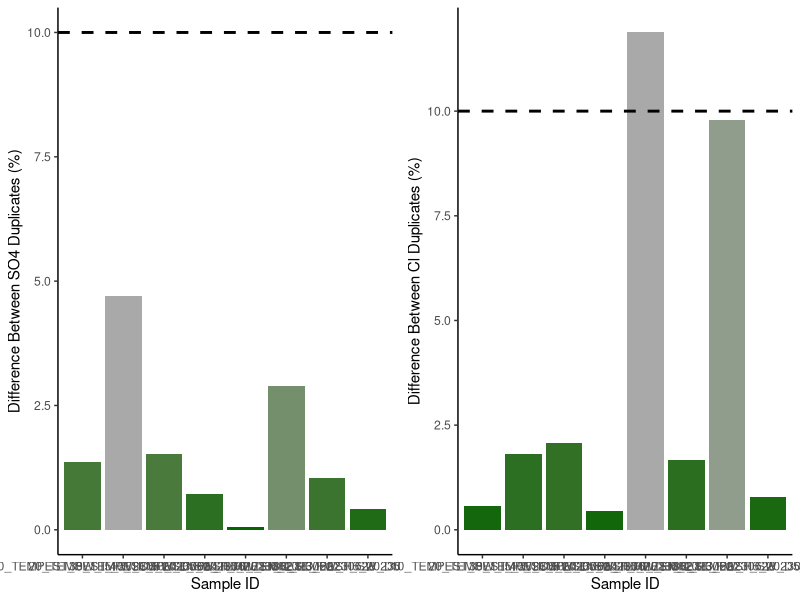
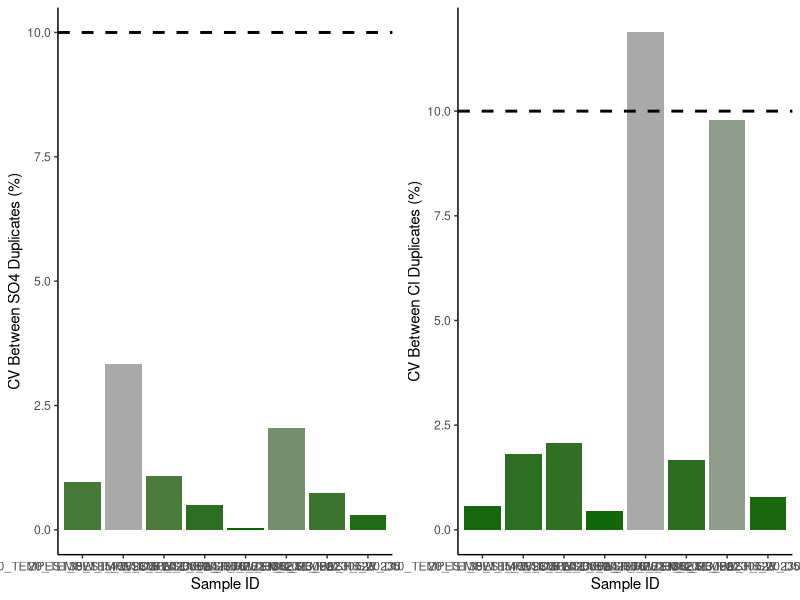
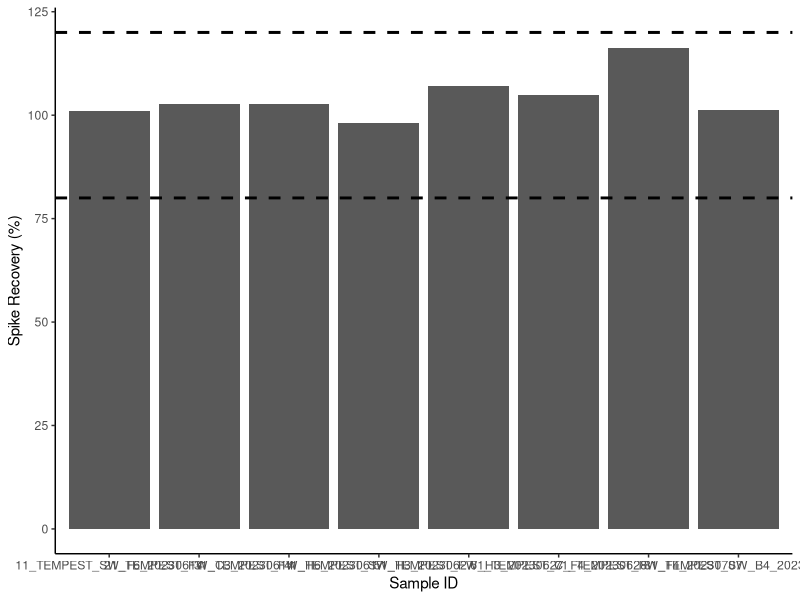
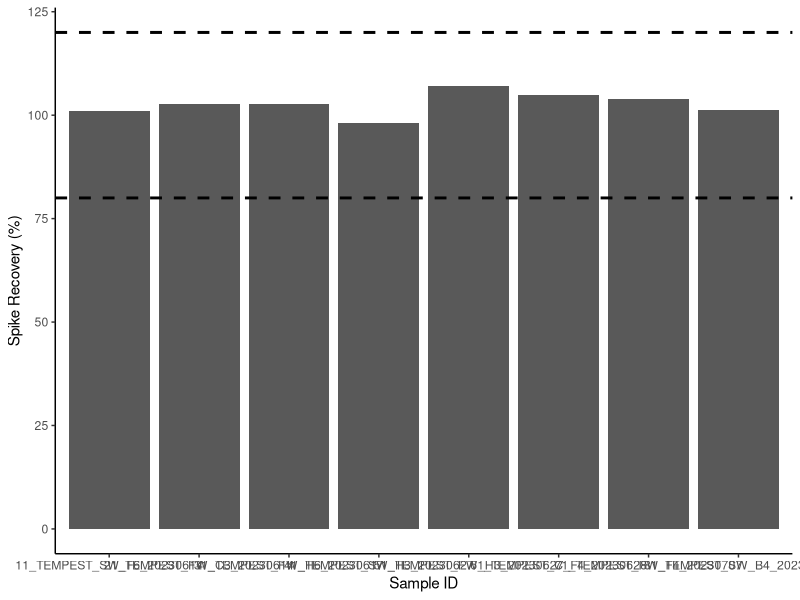

Here is the R script that generated these plots, in order: (Note: this script raises an error after producing the figures.)
## ---- chunk 1
knitr::opts_chunk$set(echo = TRUE)

## Load data.table package
library(data.table)
library(ggplot2)
library(dplyr)
library(data.table)
library(matrixStats)
library(gridExtra)
library(ggpubr)
library(grid)
library(stringr)
## ---- chunk 2

# SULFATE DATA: 

## Read in raw data file from Dionex - copied and saved as a txt
Sdat <- read.table("Raw Data/COMPASS_TEMPEST_2023_SO4.txt",sep='\t' , header=T, skip=3)
head(Sdat)

## Only keep the columns that we need 
Sdat <- Sdat[ ,c(2,5,7)] # dont need this here 
head(Sdat)

## Name the columns correctly 
colnames(Sdat) <- c( "Sample_ID", "SO4_ppm", "SO4_Area")
Sdat$Sample_ID <- as.factor(Sdat$Sample_ID)
Sdat$SO4_ppm <- as.numeric(Sdat$SO4_ppm)
Sdat$SO4_Area <- as.numeric(Sdat$SO4_Area)
Sdat <- as.data.frame(Sdat)
head(Sdat)

#Chloride data 
## Read in raw data file from Dionex - copied and saved as a txt
Cldat <- read.table("Raw Data/COMPASS_TEMPEST_2023_Cl.txt",sep='\t' , header=T, skip=3)
head(Cldat)

## Only keep the columns that we need 
Cldat <- Cldat[ ,c(2,5,7)]
head(Cldat)

## Name the columns correctly 
colnames(Cldat) <- c( "Sample_ID", "Cl_ppm", "Cl_Area")
Cldat$Sample_ID <- as.factor(Cldat$Sample_ID)
Cldat$Cl_ppm <- as.numeric(Cldat$Cl_ppm)
Cldat$Cl_Area <- as.numeric(Cldat$Cl_Area)
Cldat <- as.data.frame(Cldat)
head(Cldat) 


## Bring the data back together: 
all_dat <- merge(Sdat, Cldat, by="Sample_ID")
head(all_dat)

## Remove empty lines 
all_dat <- all_dat[!(is.na(all_dat$Sample_ID) | all_dat$Sample_ID==""), ]
head(all_dat)

all_dat <- droplevels(all_dat[!all_dat$Sample_ID == 'Lab Blank',])
head(all_dat)

all_dat[is.na(all_dat)] <- 0

## ---- chunk 3
stds <- all_dat[grepl("Standard", all_dat$Sample_ID),]
head(stds)

stds_chk_S <- stds %>%
	group_by(Sample_ID) %>%
	summarise(mean = mean(SO4_ppm), sd = sd(SO4_ppm))
stds_chk_S$cv <- (stds_chk_S$sd/stds_chk_S$mean)*100
stds_chk_S$flag <-  ifelse(stds_chk_S$cv <2, 'YES', 'NO, rerun')
head(stds_chk_S)

stds_chk_Cl <- stds %>%
	group_by(Sample_ID) %>%
	summarise(mean = mean(Cl_ppm), sd = sd(Cl_ppm))
stds_chk_Cl$cv <- (stds_chk_Cl$sd/stds_chk_Cl$mean)*100
stds_chk_Cl$flag <-  ifelse(stds_chk_Cl$cv <2, 'YES', 'NO, rerun')
head(stds_chk_Cl)

lmS <- lm(stds$SO4_Area ~ stds$SO4_ppm)
SO4_sum <- summary(lmS)
SO4_Slope <- SO4_sum$coefficients[2, 1] 
SO4_Int <- SO4_sum$coefficients[1, 1] 


lmCl <- lm(stds$Cl_Area ~ stds$Cl_ppm)
Cl_sum <- summary(lmCl)
Cl_Slope <- Cl_sum$coefficients[2, 1] 
Cl_Int <- Cl_sum$coefficients[1, 1] 

## ---- chunk 4
#remove standards from sample dataframe
sampledat <- all_dat[!grepl("Standard", all_dat$Sample_ID),]
head(sampledat)

# Constants needed for calculations: 
clmw <- 35.45     #molecular weight of Chloride: 35.45 
smw <- 32.06      #molecular weight of sulfur: 32.06


# Convert ppm to mmol/L
sampledat$SO4_mM <- (sampledat$SO4_ppm / smw)
sampledat$Cl_mM <- (sampledat$Cl_ppm / clmw)


# Calculate Salinity 
# calculated using the Knudsen equation 
# Salinity = 0.03 + 1.8050 * Chlorinity
# Ref: A Practical Handbook of Seawater Analysis by Strickland & Parsons (P. 11)
# =((1.807*Cl_ppm)+0.026)/1000
sampledat$salinity <- ((1.8070 * sampledat$Cl_ppm) + 0.026) / 1000


head(sampledat)
## ---- chunk 5
#Show me the data that we have from the calculations 
head(sampledat)

#pull out any rows that have "dup" in the SampleID column
dups <- sampledat %>%  
  filter(str_detect(Sample_ID, "_dup"))      #have to change this to match data
head(dups)

#remove these from sample dataframe in a new dataframe
sampledat2 <- sampledat %>%  
  filter(!str_detect(Sample_ID, "_dup")) %>%  
  filter(!str_detect(Sample_ID, "_spk")) 
head(sampledat2)

#remove the dup from these IDs so we will have duplicate sample names
dups$Sample_ID<-gsub("_dup","",as.character(dups$Sample_ID))
dups <- dups[ ,-c(2:5)]
colnames(dups) <- c('Sample_ID', 'SO4_mM_dup', "Cl_mM_dup", "salinity_dup")
head(dups)

#put it back together with the old data set and look for duplicates 
QAdups <- merge(sampledat2, dups)
head(QAdups)

QAdups$SO4_dups_chk <- ((abs(QAdups$SO4_mM-QAdups$SO4_mM_dup))/((QAdups$SO4_mM+QAdups$SO4_mM_dup)/2))*100
QAdups$SO4_dups_flag <-  ifelse(QAdups$SO4_dups_chk <10, 'YES', 'NO, rerun')

QAdups$Cl_dups_chk <- ((abs(QAdups$Cl_mM-QAdups$Cl_mM_dup))/((QAdups$Cl_mM+QAdups$Cl_mM_dup)/2))*100
QAdups$Cl_dups_flag <-  ifelse(QAdups$Cl_dups_chk <10, 'YES', 'NO, rerun')

head(QAdups)

#plot dups output as a bar graph to easily check - want any over 10% to be red need to work on this 
Sdupsbar <- ggplot(data = QAdups, aes(x = Sample_ID, y = SO4_dups_chk, fill=SO4_dups_chk)) +
       geom_bar(stat = 'identity') + 
        scale_fill_gradient2(low='darkgreen', mid='darkgreen', high='darkgrey', space='Lab') + 
        theme_classic() + labs(x= "Sample ID", y="Difference Between SO4 Duplicates (%)") + 
        theme(legend.position="none") +  geom_hline(yintercept=10, linetype="dashed", 
                color = "black", size=1)


Cldupsbar <- ggplot(data = QAdups, aes(x = Sample_ID, y = Cl_dups_chk, fill=Cl_dups_chk)) +
       geom_bar(stat = 'identity') + 
        scale_fill_gradient2(low='darkgreen', mid='darkgreen', high='darkgrey', space='Lab') + 
        theme_classic() + labs(x= "Sample ID", y="Difference Between Cl Duplicates (%)") + 
        theme(legend.position="none") +  geom_hline(yintercept=10, linetype="dashed", 
                color = "black", size=1)

ggarrange(Sdupsbar, Cldupsbar,ncol=2, nrow=1)

#check for percent of no, reruns to see if it  would warrant reruns 
Perc_dups <- QAdups %>% 
  group_by(SO4_dups_flag) %>%
  summarise(S_no_rows = length(SO4_dups_flag)) 
Perc_dups1 <- QAdups %>% 
  group_by(Cl_dups_flag) %>%
  summarise(Cl_no_rows = length(Cl_dups_flag))
colnames(Perc_dups) <- c("Flag", "S_no_rows")
colnames(Perc_dups1) <- c("Flag", "Cl_no_rows")
Perc_dups2 <- cbind(Perc_dups, Perc_dups1)

Perc_dups2$Total <- length(QAdups$SO4_dups_flag)
Perc_dups2$S_Percent <- (Perc_dups2$S_no_rows / Perc_dups2$Total)*100
Perc_dups2$Cl_Percent <- (Perc_dups2$Cl_no_rows / Perc_dups2$Total)*100
head(Perc_dups2)


## ---- chunk 6
#the cv 
# calculate the sd bewteen the two duplicates then divide by the mean and multiply by 100 

df2 <- as.data.frame(QAdups$SO4_mM)
df2$dups <- QAdups$SO4_mM_dup

df2$sds <- apply(df2,1,sd)

QAdups$SO4_dups_cv <- (df2$sds)/((QAdups$SO4_mM+QAdups$SO4_mM_dup)/2) * 100
QAdups$SO4_dups_cv_flag <-  ifelse(QAdups$SO4_dups_cv <11, 'YES', 'NO, rerun')

head(QAdups)

#plot dups output as a bar graph to easily check - want any over 10% to be red need to work on this 
Sdupsbar <- ggplot(data = QAdups, aes(x = Sample_ID, y = SO4_dups_cv, fill=SO4_dups_chk)) +
       geom_bar(stat = 'identity') + 
        scale_fill_gradient2(low='darkgreen', mid='darkgreen', high='darkgrey', space='Lab') + 
        theme_classic() + labs(x= "Sample ID", y="CV Between SO4 Duplicates (%)") + 
        theme(legend.position="none") +  geom_hline(yintercept=10, linetype="dashed", 
                color = "black", size=1)


Cldupsbar <- ggplot(data = QAdups, aes(x = Sample_ID, y = Cl_dups_chk, fill=Cl_dups_chk)) +
       geom_bar(stat = 'identity') + 
        scale_fill_gradient2(low='darkgreen', mid='darkgreen', high='darkgrey', space='Lab') + 
        theme_classic() + labs(x= "Sample ID", y="CV Between Cl Duplicates (%)") + 
        theme(legend.position="none") +  geom_hline(yintercept=10, linetype="dashed", 
                color = "black", size=1)

ggarrange(Sdupsbar, Cldupsbar,ncol=2, nrow=1)

#check for percent of no, reruns to see if it  would warrant reruns 
Perc_dups <- QAdups %>% 
  group_by(SO4_dups_flag) %>%
  summarise(S_no_rows = length(SO4_dups_flag)) 
Perc_dups1 <- QAdups %>% 
  group_by(Cl_dups_flag) %>%
  summarise(Cl_no_rows = length(Cl_dups_flag))
colnames(Perc_dups) <- c("Flag", "S_no_rows")
colnames(Perc_dups1) <- c("Flag", "Cl_no_rows")
Perc_dups2 <- cbind(Perc_dups, Perc_dups1)

Perc_dups2$Total <- length(QAdups$SO4_dups_flag)
Perc_dups2$S_Percent <- (Perc_dups2$S_no_rows / Perc_dups2$Total)*100
Perc_dups2$Cl_Percent <- (Perc_dups2$Cl_no_rows / Perc_dups2$Total)*100
head(Perc_dups2)


## ---- chunk 7
#Show me the data that we have from the calculations 
head(sampledat)

#pull out any rows that have "spk" in the SampleID column
spks <- sampledat %>%  
  filter(str_detect(Sample_ID, "spk"))      #have to change this to match data
head(spks)

#remove the dup from these IDs so we will have duplicate sample names
spks$Sample_ID<-gsub("_spk","",as.character(spks$Sample_ID))
spks <- spks[ ,-c(2,3,4 ,5, 7,8)]
colnames(spks) <- c('Sample_ID', 'SO4_mM_spk')
head(spks)

#put it back together with the old data set and look for duplicates 
QAspks <- merge(sampledat, spks)
head(QAspks)

#now we need to calculate the spike concentration and calculate the spike recovery
spkconc <- (250/smw)    # in mM
spkvol <- 10             # in uL
spkvol <- spkvol/1000000 
#spike for these samples was 10uL of the 250mM standard
QAspks$SO4_spk_Conc <- (spkconc)*spkvol         # mmoles of SO4 
head(QAspks)

#need to determine dilution factors and initial amount of sample added
#if your samples are all the same dilution just use the first line 
#for Steph / COMPASS this depends on the site so... 
QAspks$Dilution <- 1
QAspks$Dilution <-  ifelse(str_detect(QAspks$Sample_ID, "TEMPEST"), 50, QAspks$Dilution)
QAspks$Dilution <-  ifelse(str_detect(QAspks$Sample_ID, "MSM_UP"), 50, QAspks$Dilution)
QAspks$Dilution <-  ifelse(str_detect(QAspks$Sample_ID, "MSM_TR"), 50, QAspks$Dilution)
QAspks$Dilution <-  ifelse(str_detect(QAspks$Sample_ID, "MSM_WC"), 100, QAspks$Dilution)
QAspks$Dilution <-  ifelse(str_detect(QAspks$Sample_ID, "GCrew_UP"), 50, QAspks$Dilution)
QAspks$Dilution <-  ifelse(str_detect(QAspks$Sample_ID, "GCrew_TR"), 50, QAspks$Dilution)
QAspks$Dilution <-  ifelse(str_detect(QAspks$Sample_ID, "GCrew_WC"), 100, QAspks$Dilution)
QAspks$Dilution <-  ifelse(str_detect(QAspks$Sample_ID, "GWI_UP"), 100, QAspks$Dilution)
QAspks$Dilution <-  ifelse(str_detect(QAspks$Sample_ID, "GWI_TR"), 100, QAspks$Dilution)
QAspks$Dilution <-  ifelse(str_detect(QAspks$Sample_ID, "GWI_WC"), 200, QAspks$Dilution)
#QAspks$Dilution <-  ifelse(str_detect(QAspks$Sample_ID, "SWH_UP"), 100, QAspks$Dilution)
#QAspks$Dilution <-  ifelse(str_detect(QAspks$Sample_ID, "SWH_TR"), 100, QAspks$Dilution)
#QAspks$Dilution <-  ifelse(str_detect(QAspks$Sample_ID, "SWH_WC"), 100, QAspks$Dilution)

#Set Sample volumes in uL 
QAspks$SampleVol <- 1
QAspks$SampleVol <-  ifelse(str_detect(QAspks$Sample_ID, "TEMPEST"), 1501, QAspks$SampleVol)
QAspks$SampleVol <-  ifelse(str_detect(QAspks$Sample_ID, "MSM_UP"), 1501, QAspks$SampleVol)
QAspks$SampleVol <-  ifelse(str_detect(QAspks$Sample_ID, "MSM_TR"), 1501, QAspks$SampleVol)
QAspks$SampleVol <-  ifelse(str_detect(QAspks$Sample_ID, "MSM_WC"), 1475, QAspks$SampleVol)
QAspks$SampleVol <-  ifelse(str_detect(QAspks$Sample_ID, "GCrew_UP"), 1501, QAspks$SampleVol)
QAspks$SampleVol <-  ifelse(str_detect(QAspks$Sample_ID, "GCrew_TR"), 1501, QAspks$SampleVol)
QAspks$SampleVol <-  ifelse(str_detect(QAspks$Sample_ID, "GCrew_WC"), 1475, QAspks$SampleVol)
QAspks$SampleVol <-  ifelse(str_detect(QAspks$Sample_ID, "GWI_UP"), 1475, QAspks$SampleVol)
QAspks$SampleVol <-  ifelse(str_detect(QAspks$Sample_ID, "GWI_TR"), 1475, QAspks$SampleVol)
QAspks$SampleVol <-  ifelse(str_detect(QAspks$Sample_ID, "GWI_WC"), 1462, QAspks$SampleVol)
#QAspks$SampleVol <-  ifelse(str_detect(QAspks$Sample_ID, "SWH_UP"), 100, QAspks$SampleVol)
#QAspks$SampleVol <-  ifelse(str_detect(QAspks$Sample_ID, "SWH_TR"), 100, QAspks$SampleVol)
#QAspks$SampleVol <-  ifelse(str_detect(QAspks$Sample_ID, "SWH_WC"), 100, QAspks$SampleVol)

#change sample volume to L 
QAspks$SampleVol <- QAspks$SampleVol/1000000
head(QAspks)

#gives us the total SO4 in the sample in mmoles
QAspks$SO4_Total_unspkd <- (QAspks$SO4_mM/QAspks$Dilution)*(QAspks$SampleVol) 

##total SO4 in spiked sample in mmoles
QAspks$SO4_Total_spkd <- (QAspks$SO4_mM_spk/QAspks$Dilution)*(QAspks$SampleVol+spkvol) 

QAspks$SO4_expctd_spkd <-  (QAspks$SO4_Total_unspkd + QAspks$SO4_spk_Conc)
QAspks$spk_recovery <-    (QAspks$SO4_Total_spkd/QAspks$SO4_expctd_spkd)*100
QAspks$SO4_spks_flag <-  ifelse(QAspks$spk_recovery <=120 & QAspks$spk_recovery >=80 , 'YES', 'NO, rerun')  #fix 

head(QAspks)

#plot spk recoveries output as a bar graph to easily check - want any over 10% to be red need to work on this 
spksbar <- ggplot(data = QAspks, aes(x = Sample_ID, y = spk_recovery)) +
        geom_bar(stat = 'identity') + 
        scale_fill_manual(values=c("lightblue4")) + 
        theme_classic() + labs(x= "Sample ID", y="Spike Recovery (%)") + 
        theme(legend.position="none") +  
        geom_hline(yintercept=80, linetype="dashed", color = "black", size=1) + 
        geom_hline(yintercept=120, linetype="dashed", color = "black", size=1)

spksbar



#check for percent of no, reruns to see if it  would warrant reruns 
Perc_spks <- QAspks %>% 
  group_by(SO4_spks_flag) %>%
  summarise(no_rows = length(SO4_spks_flag)) 
Perc_spks$Total <- length(QAspks$SO4_spks_flag)
Perc_spks$Percent <- (Perc_spks$no_rows / Perc_spks$Total)*100
head(Perc_spks)

## ---- chunk 8
#Show me the data that we have from the calculations 
head(sampledat)

#now use area of all samples and calculate undilution corrected concentrations in ug/mL
sampledat$SO4_ugmL <- ((sampledat$SO4_Area)-SO4_Int)/SO4_Slope
sampledat$Cl_ugmL <- (sampledat$Cl_Area-Cl_Int)/Cl_Slope
head(sampledat)

#pull out any rows that have "spk" in the SampleID column
spks <- sampledat %>%  
  filter(str_detect(Sample_ID, "spk"))      #have to change this to match data
head(spks)

## Only keep the columns that we need 
spks <- spks[ ,c(1,9,10)] # dont need this here 
head(spks)

#remove the spk from these IDs so we will have duplicate sample names
spks$Sample_ID<-gsub("_spk","",as.character(spks$Sample_ID))
spks <- spks[ ,c(1,2)]
colnames(spks) <- c('Sample_ID', 'SO4_ugmL_spk')
head(spks)

#put it back together with the old data set and look for duplicates 
QAspks <- merge(sampledat, spks)
head(QAspks)

#now we need to calculate the spike concentration and calculate the spike recovery
spkconc <- (250)    # in ug
spkvol <- 10             # in uL
spkvol <- spkvol/1000 
#spike for these samples was 10uL of the 250mM standard
QAspks$SO4_spk_Conc <- (spkconc)*spkvol         # mmoles of SO4 
head(QAspks)

#need to determine dilution factors and initial amount of sample added
#if your samples are all the same dilution just use the first line 
#for Steph / COMPASS this depends on the site so... 
#QAspks$Dilution <- 1
#QAspks$Dilution <-  ifelse(str_detect(QAspks$Sample_ID, "MSM_UP"), 50, QAspks$Dilution)
#$Dilution <-  ifelse(str_detect(QAspks$Sample_ID, "MSM_TR"), 50, QAspks$Dilution)
#QAspks$Dilution <-  ifelse(str_detect(QAspks$Sample_ID, "MSM_WC"), 100, QAspks$Dilution)
#$Dilution <-  ifelse(str_detect(QAspks$Sample_ID, "GCrew_UP"), 50, QAspks$Dilution)
#QAspks$Dilution <-  ifelse(str_detect(QAspks$Sample_ID, "GCrew_TR"), 50, QAspks$Dilution)
#QAspks$Dilution <-  ifelse(str_detect(QAspks$Sample_ID, "GCrew_WC"), 100, QAspks$Dilution)
#QAspks$Dilution <-  ifelse(str_detect(QAspks$Sample_ID, "GWI_UP"), 100, QAspks$Dilution)
#$Dilution <-  ifelse(str_detect(QAspks$Sample_ID, "GWI_TR"), 100, QAspks$Dilution)
#QAspks$Dilution <-  ifelse(str_detect(QAspks$Sample_ID, "GWI_WC"), 200, QAspks$Dilution)
#QAspks$Dilution <-  ifelse(str_detect(QAspks$Sample_ID, "SWH_UP"), 100, QAspks$Dilution)
#QAspks$Dilution <-  ifelse(str_detect(QAspks$Sample_ID, "SWH_TR"), 100, QAspks$Dilution)
#QAspks$Dilution <-  ifelse(str_detect(QAspks$Sample_ID, "SWH_WC"), 100, QAspks$Dilution)

#Set Sample volumes in uL 
QAspks$SampleVol <- 1
QAspks$SampleVol <-  ifelse(str_detect(QAspks$Sample_ID, "TEMPEST"), 1501, QAspks$SampleVol)
QAspks$SampleVol <-  ifelse(str_detect(QAspks$Sample_ID, "MSM_UP"), 1501, QAspks$SampleVol)
QAspks$SampleVol <-  ifelse(str_detect(QAspks$Sample_ID, "MSM_TR"), 1501, QAspks$SampleVol)
QAspks$SampleVol <-  ifelse(str_detect(QAspks$Sample_ID, "MSM_WC"), 1475, QAspks$SampleVol)
QAspks$SampleVol <-  ifelse(str_detect(QAspks$Sample_ID, "MSM_PPR_UP"), 1501, QAspks$SampleVol)
QAspks$SampleVol <-  ifelse(str_detect(QAspks$Sample_ID, "MSM_PPR_TR"), 1501, QAspks$SampleVol)
QAspks$SampleVol <-  ifelse(str_detect(QAspks$Sample_ID, "MSM_PPR_WC"), 1475, QAspks$SampleVol)
QAspks$SampleVol <-  ifelse(str_detect(QAspks$Sample_ID, "GCrew_UP"), 1501, QAspks$SampleVol)
QAspks$SampleVol <-  ifelse(str_detect(QAspks$Sample_ID, "GCrew_TR"), 1501, QAspks$SampleVol)
QAspks$SampleVol <-  ifelse(str_detect(QAspks$Sample_ID, "GCrew_WC"), 1475, QAspks$SampleVol)
QAspks$SampleVol <-  ifelse(str_detect(QAspks$Sample_ID, "GWI_UP"), 1475, QAspks$SampleVol)
QAspks$SampleVol <-  ifelse(str_detect(QAspks$Sample_ID, "GWI_TR"), 1475, QAspks$SampleVol)
QAspks$SampleVol <-  ifelse(str_detect(QAspks$Sample_ID, "GWI_WC"), 1462, QAspks$SampleVol)
QAspks$SampleVol <-  ifelse(str_detect(QAspks$Sample_ID, "SWH_UP"), 100, QAspks$SampleVol)
QAspks$SampleVol <-  ifelse(str_detect(QAspks$Sample_ID, "SWH_TR"), 100, QAspks$SampleVol)
QAspks$SampleVol <-  ifelse(str_detect(QAspks$Sample_ID, "SWH_WC"), 100, QAspks$SampleVol)

#change sample volume to L 
QAspks$SampleVol <- QAspks$SampleVol/1000
head(QAspks)

#gives us the total SO4 in the sample in mmoles
QAspks$SO4_Total_unspkd <- QAspks$SO4_ugmL*QAspks$SampleVol

##total SO4 in spiked sample in mmoles
QAspks$SO4_Total_spkd <- (QAspks$SO4_ugmL_spk)*(QAspks$SampleVol+spkvol) 

QAspks$SO4_expctd_spkd <-  (QAspks$SO4_Total_unspkd + QAspks$SO4_spk_Conc)
QAspks$spk_recovery <-    (QAspks$SO4_Total_spkd/QAspks$SO4_expctd_spkd)*100
QAspks$SO4_spks_flag <-  ifelse(QAspks$spk_recovery <=120 & QAspks$spk_recovery >=80 , 'YES', 'NO, rerun')  #fix 

head(QAspks)

#plot spk recoveries output as a bar graph to easily check - want any over 10% to be red need to work on this 
spksbar <- ggplot(data = QAspks, aes(x = Sample_ID, y = spk_recovery)) +
        geom_bar(stat = 'identity') + 
        scale_fill_manual(values=c("lightblue4")) + 
        theme_classic() + labs(x= "Sample ID", y="Spike Recovery (%)") + 
        theme(legend.position="none") +  
        geom_hline(yintercept=80, linetype="dashed", color = "black", size=1) + 
        geom_hline(yintercept=120, linetype="dashed", color = "black", size=1)

spksbar



#check for percent of no, reruns to see if it  would warrant reruns 
Perc_spks <- QAspks %>% 
  group_by(SO4_spks_flag) %>%
  summarise(no_rows = length(SO4_spks_flag)) 
Perc_spks$Total <- length(QAspks$SO4_spks_flag)
Perc_spks$Percent <- (Perc_spks$no_rows / Perc_spks$Total)*100
head(Perc_spks)

## ---- chunk 9
#for steph <- pull out identifiers of the sample names 
#pull the sample ID and separate it by the underscores 
IDs <- data.frame(do.call('rbind', strsplit(as.character(sampledat2$Sample_ID),'_',fixed=TRUE)))
colnames(IDs) <- c("Project" , "Plot","Grid", "Date")
head(IDs)

#rejoin them to the dataframe
alldat <- cbind(IDs, sampledat2)
head(alldat)

## ---- chunk 10

write.csv(alldat, file="Processed Data/COMPASS_TEMPEST_Dionex_ClSo4_Final_2023.csv")           #Change file name


